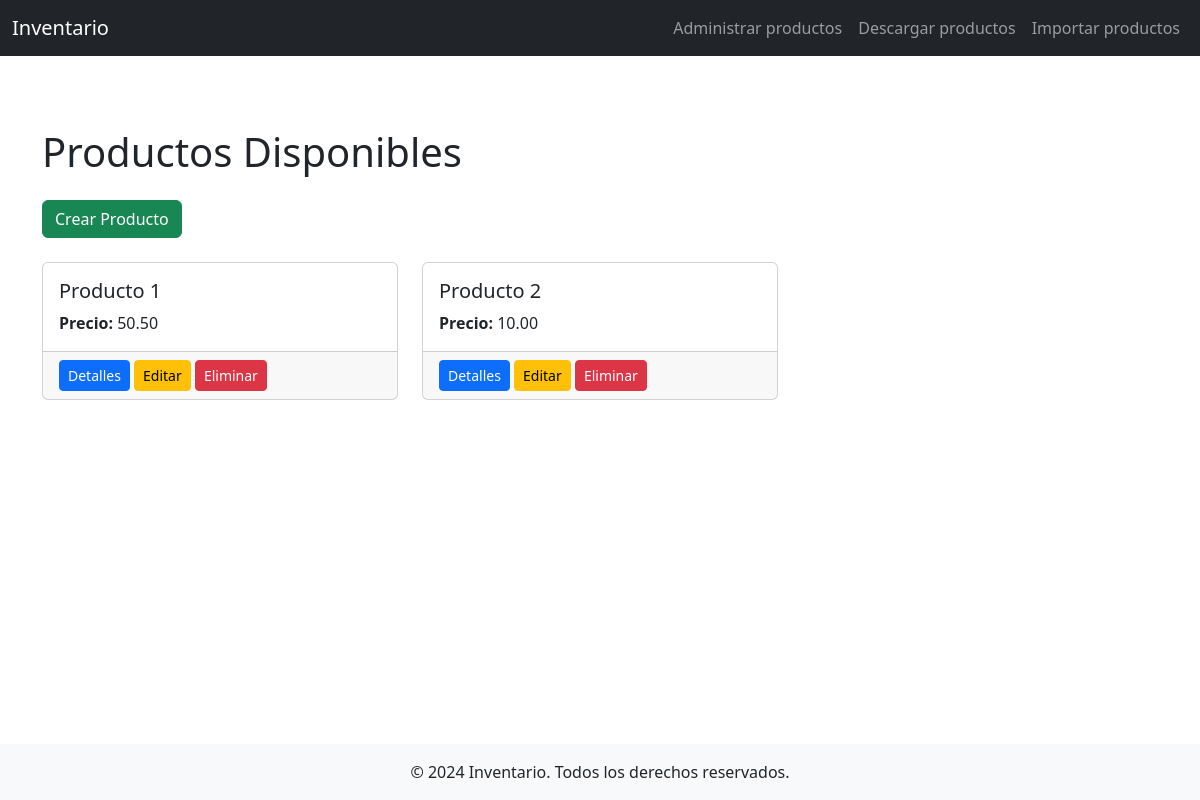
The app's page /, older data.
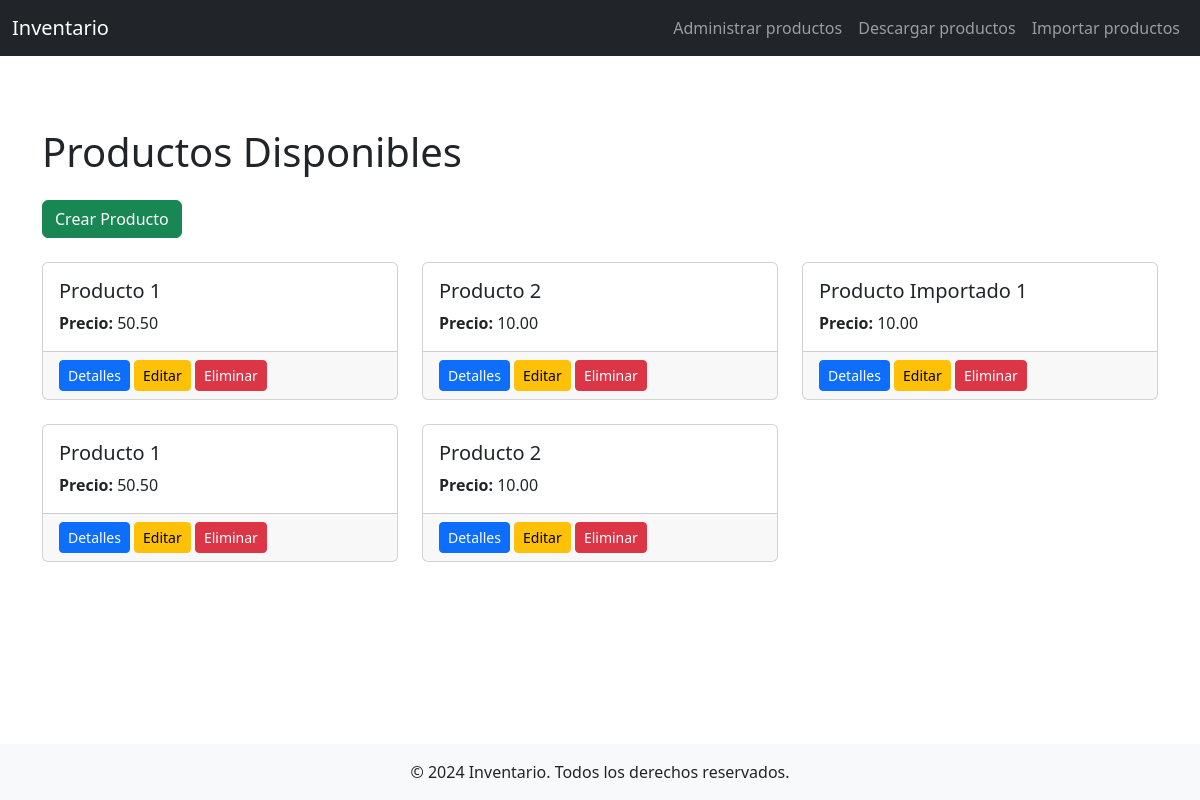
The same page, newer data.
### productos/models.py (models this page shows, shortened)
class Producto(models.Model):
    nombre = models.CharField(max_length=100)
    precio = models.DecimalField(max_digits=10, decimal_places=2)
    cantidad = models.IntegerField()
    descripcion = models.CharField(max_length=250)

### productos/views.py (the view)
# urls.py: path('', views.listar_productos, name='listar_productos'),
def listar_productos(request):
    productos = Producto.objects.all()
    return render(request, 'listar.html', {'productos': productos})

### productos/templates/listar.html (shortened to what this page needs)
{% extends "base.html" %}
{% block content %}
<div class="py-5">
    <h1 class="mb-4">Productos Disponibles</h1>
    <div class="mb-4">
        <a href="{% url 'crear_producto' %}" class="btn btn-success">Crear Producto</a>
    </div>
    <div class="row">
        {% for producto in productos %}
        <div class="col-md-4 mb-4">
            <div class="card h-100">
                <div class="card-body">
                    <h5 class="card-title">{{ producto.nombre }}</h5>
                    <p class="card-text"><strong>Precio:</strong> {{ producto.precio}}</p>
                </div>
                <div class="card-footer">
                    <button class="btn btn-primary btn-sm details-btn" data-product-id="{{ producto.id }}">Detalles</button>
                    <a href="{% url 'editar_producto' producto.id %}" class="btn btn-warning btn-sm">Editar</a>
                    <a href="{% url 'eliminar_producto' producto.id %}" class="btn btn-danger btn-sm">Eliminar</a>
                </div>
            </div>
        </div>
        {% endfor %}
    </div>
</div>
{% endblock %}

Row changes from the older to the newer data that the page shows:
added Producto: nombre "Producto Importado 1", precio "10.00"
added Producto: nombre "Producto 1", precio "50.50"
added Producto: nombre "Producto 2", precio "10.00"
